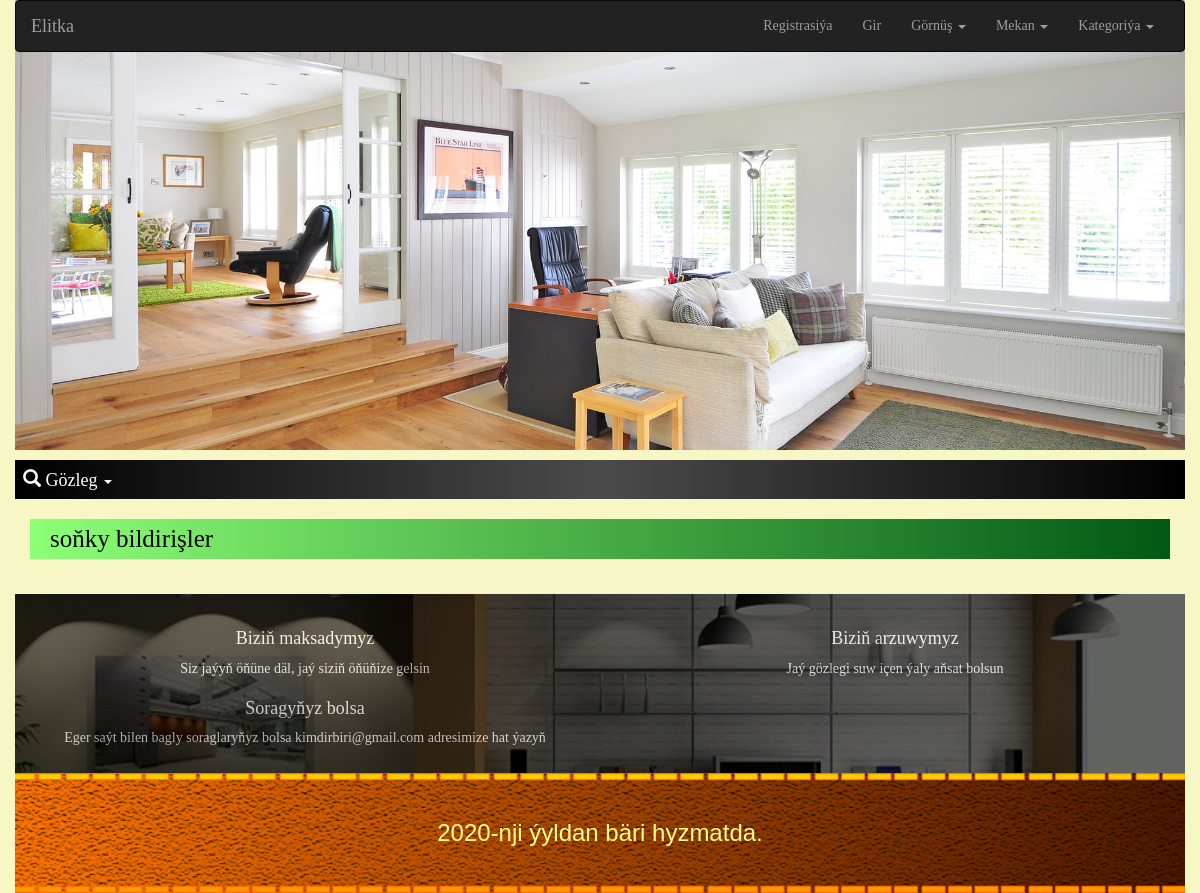
The page / on the database its author committed.
### items/models.py (models this page shows, shortened)
class Footer(models.Model):
    title = models.CharField(max_length=100)
    text = models.CharField(max_length=255)
    class Meta:
        verbose_name = "footer"
        verbose_name_plural = "footers"

### items/views.py (the view)
# urls.py: path('', views.homeview, name="home_url"),
def homeview(request):
    locations = Location.objects.all()
    footer_list = Footer.objects.all()
    if request.user.is_authenticated:
        user = request.user
        last_vip_items_list = Item.objects.exclude(status ="pending").filter(is_vip=True).annotate(has_like = Count('like', filter=Q(like__user_id=user.id))).order_by('-pub_date')[:4]
        last_items_list = Item.objects.exclude(status ="pending").filter(is_vip=False).annotate(has_like = Count('like', filter=Q(like__user_id=user.id))).order_by('-pub_date')[:4]
    else:
        last_vip_items_list = Item.objects.exclude(status ="pending").filter(is_vip=True).order_by('-pub_date')[:4]
        last_items_list = Item.objects.exclude(status ="pending").filter(is_vip=False).order_by('-pub_date')[:4]
    item_list = list(last_vip_items_list) + list(last_items_list)
    image_list = Image.objects.filter(item__in=item_list).filter(is_main=True)
    context ={
        'last_vip_items_list':last_vip_items_list,
        'last_items_list':last_items_list,
        'locations':locations,
        'image_list':image_list,
        'footer_list':footer_list,
    }
    return render(request, 'index.html', context)

### items/templates/index.html (shortened to what this page needs)
<!DOCTYPE html>
<html lang="en">
<head>
    {% load static %}
    <link type="text/css" rel="stylesheet" href="{% static 'css/bootstrap.min.css' %}">
    <link type="text/css" rel="stylesheet" href="{% static 'css/style.css' %}">
    <link type="text/css" rel="stylesheet" href="{% static 'css/profile.css' %}">
    <link type="text/css" rel="stylesheet" href="{% static 'css/lightbox.min.css' %}">
</head>
<body>
    <div class="container-fluid">
    {% block header %}
        {% include 'header.html' %}
    {% endblock header %}
    {% block content %}
        <section class="content_part">
            <div class="container-fluid">
                <div class="block_header">
                    <h4 class="block_header_title">soňky bildirişler</h4>
                </div>
            </div>
        </section>
    {% endblock content %}
    {% block footer %}
        {% include 'footer.html' %}
    {% endblock footer %}
    </div>
</body>
</html>

### items/templates/footer.html
<section class="footer_part" id="footer_part">
    <div class="footer_wrapper">
        <div class="inner_footer_wrapper">
            <div class="row">
                {% for footer in footer_list %}
                    <div class="col-lg-6 col-md-6 col-sm-6 col-xs-12" style="text-align: center;">
                        <h4>{{footer.title}}</h4>
                        <p style="text-align: center;">
                            {{footer.text}}
                        </p>
                    </div>
                {% endfor %}
            </div>
        </div>
        <div class="copyright">
            <div class="copyright_inner">
                2020-nji ýyldan bäri hyzmatda.
            </div>
        </div>
    </div>
</section>

### static/css/style.css (style rules this page uses)
body { font-family: Cambria, Cochin, Georgia, Times, 'Times New Roman', serif; min-width: 400px; background: #f7f7c5; }
.block_header { display: block; position: relative; width: 100%; height: 40px; background: linear-gradient(90deg, #8cff76, #015814); color: #000000; margin-bottom: 15px; }
.block_header_title { line-height: 40px; margin-left: 20px; font-size: 25px; color: #000000; }
.footer_part { margin-top: 20px; }
.footer_wrapper { background-image: url(../images/footer_img.jpg); background-position: center center; background-repeat: no-repeat; background-size: cover; opacity: 1; }
.inner_footer_wrapper { display: block; position: relative; width: 100%; height: 80%; opacity: .6; background: #000000; color: white; padding:25px 10px 15px 10px; }
.copyright { display: block; position: relative; text-align: center; background: linear-gradient(90deg,#ff7301,#4d1800); opacity: 1; color: #fffd8c; font-size: 24px; font-family:Arial, Helvetica, sans-serif; height: 20%; }
.copyright_inner { line-height: 120px; width: 100%; background-image: url(../images/sample.png); background-position: top; background-repeat: repeat-x; background-size: contain; }

### rows shown on the page
Footer: title "Biziň maksadymyz", text "Siz jaýyň öňüne däl, jaý siziň öňüňize gelsin"
Footer: title "Biziň arzuwymyz", text "Jaý gözlegi suw içen ýaly aňsat bolsun"
Footer: title "Soragyňyz bolsa", text "Eger saýt bilen bagly soraglaryňyz bolsa kimdirbiri@gmail.com adresimize hat ýazyň"
